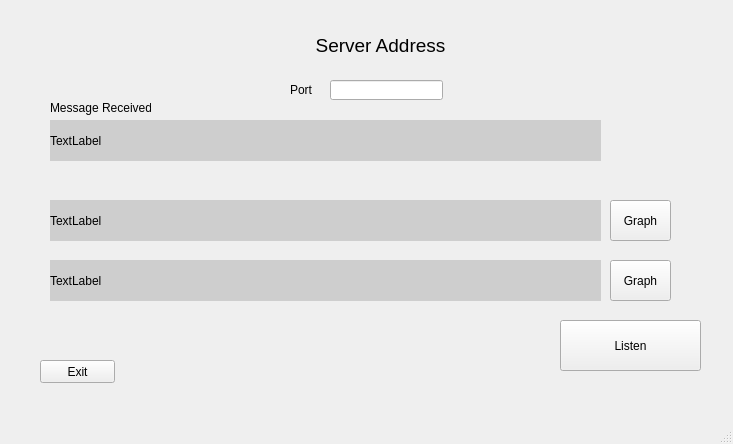
<?xml version="1.0" encoding="UTF-8"?>
<ui version="4.0">
 <class>Server</class>
 <widget class="QMainWindow" name="Server">
  <property name="geometry">
   <rect>
    <x>0</x>
    <y>0</y>
    <width>733</width>
    <height>444</height>
   </rect>
  </property>
  <property name="windowTitle">
   <string>ServerMenu</string>
  </property>
  <widget class="QWidget" name="centralwidget">
   <widget class="QPushButton" name="butt_graph_bin">
    <property name="geometry">
     <rect>
      <x>610</x>
      <y>200</y>
      <width>61</width>
      <height>41</height>
     </rect>
    </property>
    <property name="text">
     <string>Graph</string>
    </property>
   </widget>
   <widget class="QLabel" name="label_2">
    <property name="geometry">
     <rect>
      <x>50</x>
      <y>200</y>
      <width>551</width>
      <height>41</height>
     </rect>
    </property>
    <property name="styleSheet">
     <string notr="true">background-color: rgb(206, 206, 206);</string>
    </property>
    <property name="text">
     <string>TextLabel</string>
    </property>
   </widget>
   <widget class="QLabel" name="label_3">
    <property name="geometry">
     <rect>
      <x>50</x>
      <y>260</y>
      <width>551</width>
      <height>41</height>
     </rect>
    </property>
    <property name="styleSheet">
     <string notr="true">background-color: rgb(206, 206, 206);</string>
    </property>
    <property name="text">
     <string>TextLabel</string>
    </property>
   </widget>
   <widget class="QLabel" name="label_5">
    <property name="geometry">
     <rect>
      <x>290</x>
      <y>80</y>
      <width>61</width>
      <height>20</height>
     </rect>
    </property>
    <property name="text">
     <string>Port</string>
    </property>
   </widget>
   <widget class="QPushButton" name="butt_exit">
    <property name="geometry">
     <rect>
      <x>40</x>
      <y>360</y>
      <width>75</width>
      <height>23</height>
     </rect>
    </property>
    <property name="text">
     <string>Exit</string>
    </property>
   </widget>
   <widget class="QPushButton" name="butt_graph_MLT">
    <property name="geometry">
     <rect>
      <x>610</x>
      <y>260</y>
      <width>61</width>
      <height>41</height>
     </rect>
    </property>
    <property name="text">
     <string>Graph</string>
    </property>
   </widget>
   <widget class="QLabel" name="label">
    <property name="geometry">
     <rect>
      <x>260</x>
      <y>30</y>
      <width>241</width>
      <height>31</height>
     </rect>
    </property>
    <property name="font">
     <font>
      <pointsize>14</pointsize>
     </font>
    </property>
    <property name="text">
     <string>Server Address</string>
    </property>
    <property name="alignment">
     <set>Qt::AlignCenter</set>
    </property>
   </widget>
   <widget class="QPushButton" name="butt_send">
    <property name="geometry">
     <rect>
      <x>560</x>
      <y>320</y>
      <width>141</width>
      <height>51</height>
     </rect>
    </property>
    <property name="text">
     <string>Listen</string>
    </property>
   </widget>
   <widget class="QLineEdit" name="port_box">
    <property name="geometry">
     <rect>
      <x>330</x>
      <y>80</y>
      <width>113</width>
      <height>20</height>
     </rect>
    </property>
   </widget>
   <widget class="QLabel" name="label_4">
    <property name="geometry">
     <rect>
      <x>50</x>
      <y>120</y>
      <width>551</width>
      <height>41</height>
     </rect>
    </property>
    <property name="styleSheet">
     <string notr="true">background-color: rgb(206, 206, 206);</string>
    </property>
    <property name="text">
     <string>TextLabel</string>
    </property>
   </widget>
   <widget class="QLabel" name="label_6">
    <property name="geometry">
     <rect>
      <x>50</x>
      <y>100</y>
      <width>101</width>
      <height>16</height>
     </rect>
    </property>
    <property name="text">
     <string>Message Received</string>
    </property>
   </widget>
  </widget>
  <widget class="QMenuBar" name="menubar">
   <property name="geometry">
    <rect>
     <x>0</x>
     <y>0</y>
     <width>733</width>
     <height>21</height>
    </rect>
   </property>
  </widget>
  <widget class="QStatusBar" name="statusbar"/>
 </widget>
 <resources/>
 <connections/>
</ui>
